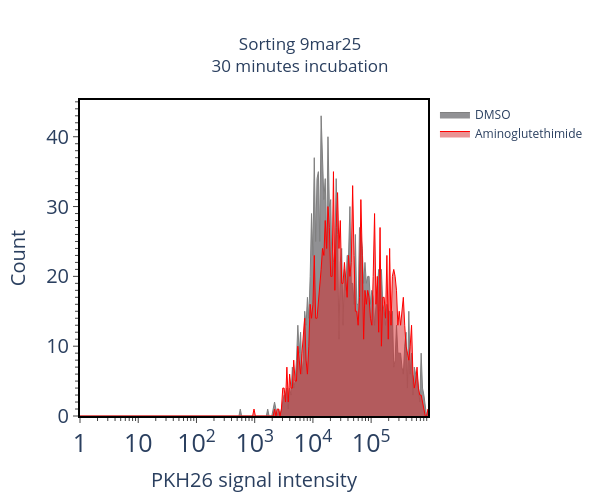

Notebook source saved alongside this figure:
### Code cell
# Generating graphs for the selected date, 9mar25.
graph = cf.Graph(
    df, 
    samples=["DMSO", "Aminoglutethimide"], 
    incub_duration="30 minutes incubation", 
    channel="Size_normalized_PKH26",
    date="9mar25"
)

graph.set_layout(
                line_colors=["gray", "red"],
                fill_colors=["rgba(36, 37, 42, 0.5)", # blackish
                              "rgba(214, 39, 40, 0.5)"], # redish
                # Modify the tick values to the desired values or leave it
                # as None so that plotly automatically determines the
                # range.
                tick0=0, 
                dtick=10, 
                minor_dtick=1
)


save_fig=False # change to True if you want to save the figure.
save_path= r"YOUR/DESIRED/PATH/TO/SAVE/THE/FIGURE"  
graph.graph_generator(save_fig=save_fig, save_path=save_path)

### Figure 1 — Plotly figure (JSON) as saved in the notebook; plotly's stock layout.template omitted (floating-point values rounded to 4 significant figures; data arrays with more than 128 entries replaced by an {"elided": "..."} marker saying what was removed)
{"data": [{"fill": "tozeroy", "fillcolor": "rgba(36, 37, 42, 0.5)", "line": {"color": "gray", "width": 1}, "name": "DMSO", "opacity": 0.5, "type": "scatter", "x": {"elided": "256 float values"}, "y": {"elided": "255 int values"}}, {"fill": "tozeroy", "fillcolor": "rgba(214, 39, 40, 0.5)", "line": {"color": "red", "width": 1}, "name": "Aminoglutethimide", "opacity": 0.5, "type": "scatter", "x": {"elided": "256 float values"}, "y": {"elided": "255 int values"}}], "layout": {"height": 500, "plot_bgcolor": "white", "title": {"text": "Sorting 9mar25<br>30 minutes incubation", "x": 0.5}, "width": 600, "xaxis": {"dtick": 1, "exponentformat": "power", "linecolor": "black", "linewidth": 2, "minor": {"dtick": "D1", "showgrid": false, "ticks": "outside"}, "mirror": true, "showline": true, "tick0": 0, "tickfont": {"size": 20}, "ticks": "outside", "title": {"font": {"size": 20}, "text": "PKH26 signal intensity"}, "type": "log"}, "yaxis": {"dtick": 10, "linecolor": "black", "linewidth": 2, "minor": {"dtick": 1, "showgrid": false, "ticks": "outside"}, "mirror": true, "showline": true, "tick0": 0, "tickfont": {"size": 20}, "ticks": "outside", "title": {"font": {"size": 20}, "text": "Count"}}}}
